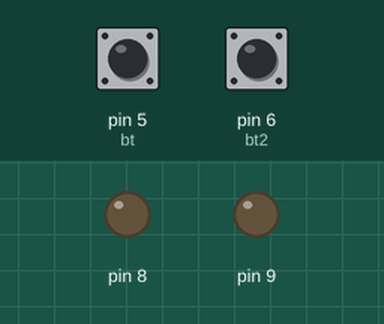
Simulated run of this sketch. Board: Arduino Uno, built with avr-gcc and run on an emulated ATmega328P. Parts: output pins drawn as LEDs (lit = HIGH). Dashed ring = blinking. The test bench sets the inputs (shaded band); at power-on: pin 5 (bt) HIGH, pin 6 (bt2) HIGH.

Above: at 1.2 s.
1.3 s: pin 5 (bt) pulled LOW for 3.2 s
At 4.9 s:
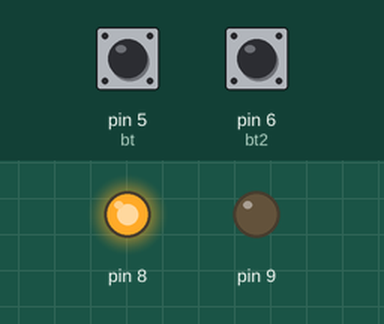
6.0 s: pin 6 (bt2) pulled LOW for 1 s
At 8.1 s:
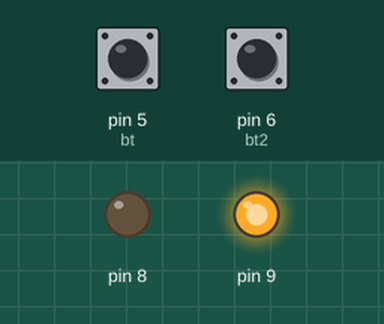
8.5 s: pin 6 (bt2) pulled LOW for 0.15 s
At 9.7 s:
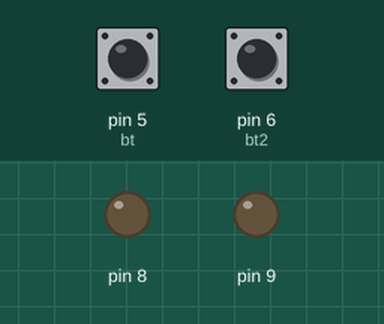
10.5 s: pin 6 (bt2) pulled LOW for 3.2 s
At 11.4 s:
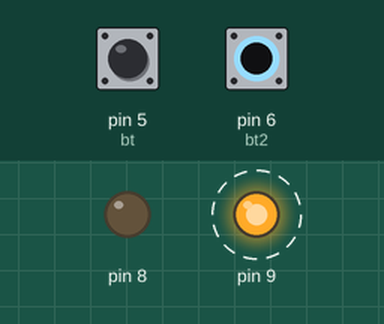
Timing chart, 0 to 15.5 s (numbered marks = the images above; inputs shaded):
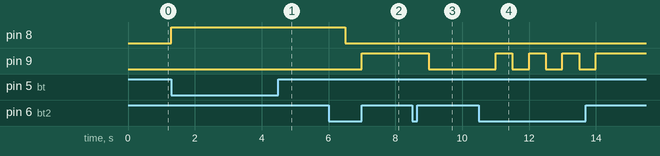

Measured:
- after the input at 1.3 s, pin 8: LOW → HIGH at once
- after the input at 6.0 s, pin 8: HIGH → LOW after 0.50 s; pin 9: LOW → HIGH after 1.0 s
- after the input at 8.5 s, pin 9: HIGH → LOW after 0.50 s
- after the input at 10.5 s, pin 9: alternates HIGH for 0.50 s and LOW for 0.50 s, 7 changes in all, then stays HIGH, starting after 0.50 s

The sketch:

driver_motor_mosfet.ino
```cpp
const int bt = 5;
const int bt2 = 6;
int st = 0;

void setup() {
  // put your setup code here, to run once:
  pinMode(bt, INPUT_PULLUP);
  pinMode(bt2, INPUT_PULLUP);
  pinMode(8, OUTPUT);
  pinMode(9, OUTPUT);
  int bt = 0;
  int bt2 = 0;
  Serial.begin(9600);
}

void loop() {
  // put your main code here, to run repeatedly:
      if(digitalRead(bt)==0 && st == 0){
       // lcd.clear();
       digitalWrite(8, HIGH);
        digitalWrite(9, LOW);
        delay(500);

        st =1;

      }
      if(digitalRead(bt)==0 && st == 1){
       // lcd.clear();
        delay(500);
        digitalWrite(8, LOW);
        digitalWrite(9, LOW);
        st =0;

      }

      if(digitalRead(bt2)==0 && st == 0){
       // lcd.clear();
       delay(500);
        digitalWrite(8, LOW);
        digitalWrite(9, HIGH);

        st =1;

      }

      if(digitalRead(bt2)==0 && st == 1){
       // lcd.clear();
        delay(500);
        digitalWrite(8, LOW);
        digitalWrite(9, LOW);
        st =0;

      }
    }
```
